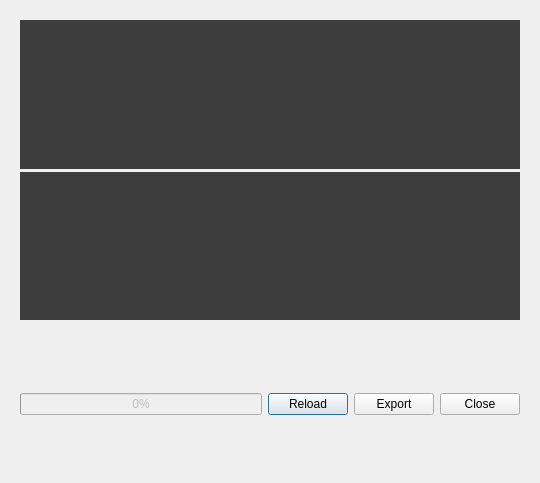
<?xml version="1.0" encoding="UTF-8"?>
<ui version="4.0">
 <class>ADCDialog</class>
 <widget class="QDialog" name="ADCDialog">
  <property name="geometry">
   <rect>
    <x>0</x>
    <y>0</y>
    <width>536</width>
    <height>483</height>
   </rect>
  </property>
  <property name="windowTitle">
   <string>ADC Sampler</string>
  </property>
  <property name="windowIcon">
   <iconset>
    <normaloff>img/adc.png</normaloff>img/adc.png</iconset>
  </property>
  <layout class="QVBoxLayout" name="verticalLayout_2">
   <item>
    <widget class="QWidget" name="mainWidget" native="true">
     <property name="minimumSize">
      <size>
       <width>0</width>
       <height>200</height>
      </size>
     </property>
     <layout class="QHBoxLayout" name="horizontalLayout_2">
      <property name="leftMargin">
       <number>9</number>
      </property>
      <property name="bottomMargin">
       <number>9</number>
      </property>
      <item>
       <widget class="QWidget" name="chartContainer" native="true">
        <property name="minimumSize">
         <size>
          <width>500</width>
          <height>300</height>
         </size>
        </property>
        <property name="styleSheet">
         <string notr="true">border-color: rgb(6, 6, 6);</string>
        </property>
        <layout class="QVBoxLayout" name="verticalLayout">
         <property name="spacing">
          <number>3</number>
         </property>
         <property name="margin">
          <number>0</number>
         </property>
         <item>
          <widget class="QWidget" name="chartCanvasWidget" native="true">
           <property name="styleSheet">
            <string notr="true">background-color: rgb(61, 61, 61);</string>
           </property>
           <layout class="QVBoxLayout" name="verticalLayout_3">
            <property name="spacing">
             <number>0</number>
            </property>
            <property name="margin">
             <number>0</number>
            </property>
           </layout>
          </widget>
         </item>
         <item>
          <widget class="QWidget" name="toolbarCanvasContainer" native="true">
           <property name="autoFillBackground">
            <bool>false</bool>
           </property>
           <property name="styleSheet">
            <string notr="true">background-color: rgb(61, 61, 61);</string>
           </property>
           <layout class="QHBoxLayout" name="horizontalLayout_4">
            <property name="spacing">
             <number>6</number>
            </property>
            <property name="margin">
             <number>0</number>
            </property>
            <item>
             <widget class="QWidget" name="toolbarCanvasWidget" native="true">
              <layout class="QHBoxLayout" name="horizontalLayout_3">
               <property name="margin">
                <number>0</number>
               </property>
              </layout>
             </widget>
            </item>
           </layout>
          </widget>
         </item>
        </layout>
       </widget>
      </item>
     </layout>
    </widget>
   </item>
   <item>
    <spacer name="verticalSpacer">
     <property name="orientation">
      <enum>Qt::Vertical</enum>
     </property>
     <property name="sizeHint" stdset="0">
      <size>
       <width>20</width>
       <height>40</height>
      </size>
     </property>
    </spacer>
   </item>
   <item>
    <widget class="QWidget" name="controlWidget" native="true">
     <layout class="QHBoxLayout" name="horizontalLayout">
      <property name="leftMargin">
       <number>9</number>
      </property>
      <property name="topMargin">
       <number>0</number>
      </property>
      <property name="rightMargin">
       <number>9</number>
      </property>
      <property name="bottomMargin">
       <number>0</number>
      </property>
      <item>
       <widget class="QProgressBar" name="progressBar">
        <property name="enabled">
         <bool>false</bool>
        </property>
        <property name="value">
         <number>0</number>
        </property>
       </widget>
      </item>
      <item>
       <widget class="QPushButton" name="reloadButton">
        <property name="text">
         <string>Reload</string>
        </property>
        <property name="icon">
         <iconset>
          <normaloff>img/reload.png</normaloff>img/reload.png</iconset>
        </property>
       </widget>
      </item>
      <item>
       <widget class="QPushButton" name="exportButton">
        <property name="text">
         <string>Export</string>
        </property>
        <property name="icon">
         <iconset>
          <normaloff>img/matlab.png</normaloff>img/matlab.png</iconset>
        </property>
       </widget>
      </item>
      <item>
       <widget class="QPushButton" name="okButton">
        <property name="text">
         <string>Close</string>
        </property>
        <property name="icon">
         <iconset>
          <normaloff>img/check.png</normaloff>img/check.png</iconset>
        </property>
       </widget>
      </item>
     </layout>
    </widget>
   </item>
   <item>
    <spacer name="verticalSpacer_2">
     <property name="orientation">
      <enum>Qt::Vertical</enum>
     </property>
     <property name="sizeHint" stdset="0">
      <size>
       <width>20</width>
       <height>40</height>
      </size>
     </property>
    </spacer>
   </item>
  </layout>
 </widget>
 <resources/>
 <connections/>
</ui>
